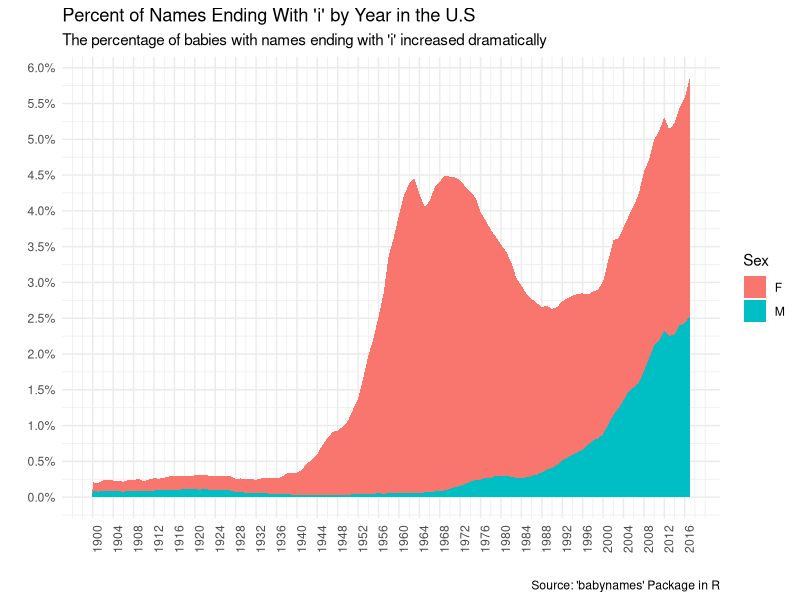

This chart was generated by the following R code:
## ---- chunk 1
#| echo: false
#| message: false
library(tidyverse)
library(ggplot2)
read_csv("data/i_names.csv") |>
  select(year, sex, prop) |>
  summarize(prop = sum(prop), .by = c(year, sex)) |>
  filter(year >= 1900) -> data
## ---- chunk 2
#| echo: false
data |>
ggplot(aes(x = year, y = prop, group = sex, fill = sex)) +
geom_area() +
labs(x = "", y = "",
     group = "Sex", fill = "Sex",
     subtitle = "The percentage of babies with names ending with 'i' increased dramatically",
     title = "Percent of Names Ending With 'i' by Year in the U.S",
     caption = "Source: 'babynames' Package in R") +
scale_x_continuous(breaks = seq(1900, 2016, by = 4)) +
scale_y_continuous(breaks = seq(0, 0.1, by = 0.005),
                   labels = scales::percent_format()) +
theme_minimal() +
theme(axis.text.x = element_text(angle = 90, hjust = 1),
      panel.spacing = unit(c(0, 0, 0, 0), "cm"))
